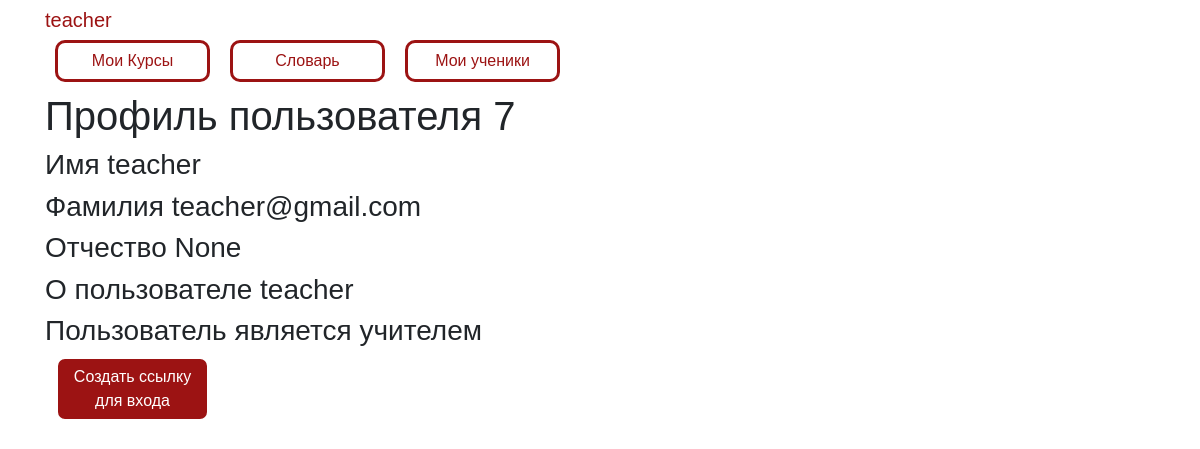
The page /profile/7 (signed in) on the database its author committed.
### data/users.py (models this page shows, shortened)
class User(SqlAlchemyBase, UserMixin, SerializerMixin):
    __tablename__ = 'users'
    id = sqlalchemy.Column(sqlalchemy.Integer,
                           primary_key=True, autoincrement=True)
    name = sqlalchemy.Column(sqlalchemy.String, nullable=True)
    last_name = sqlalchemy.Column(sqlalchemy.String, nullable=True)
    patronymic = sqlalchemy.Column(sqlalchemy.String, nullable=True)
    email = sqlalchemy.Column(sqlalchemy.String,
                              index=True, unique=True, nullable=True)
    about = sqlalchemy.Column(sqlalchemy.String, nullable=True)
    hashed_password = sqlalchemy.Column(sqlalchemy.String, nullable=True)
    teacher = sqlalchemy.Column(sqlalchemy.Boolean, nullable=True)
    creator = sqlalchemy.Column(sqlalchemy.Integer, nullable=True)
    courses = orm.relation("Courses",
                           secondary="users_to_course",
                           backref="users")
    words = orm.relation("Words", back_populates='user')
    hash_token = sqlalchemy.Column(sqlalchemy.Integer, nullable=True, unique=True)

### main.py (the view)
@app.route('/profile/<int:user_id>', methods=['GET', 'POST'])
def user_profile(user_id):
    db_sess = db_session.create_session()
    if current_user.id == user_id:
        return render_template('profile.html', user=current_user, is_owner=1)
    profile_user = db_sess.query(User).get(user_id)
    return render_template('profile.html', user=profile_user, is_owner=0)

### data/db_session.py (called while the page is built)
def create_session() -> Session:
    global __factory
    return __factory()

### main.py (called while the page is built)
@login_manager.user_loader
def load_user(user_id):
    db_sess = db_session.create_session()
    return db_sess.query(User).get(user_id)

### templates/profile.html
{% extends "base.html" %}
{% block content %}
<h1>Профиль пользователя {{ user.id }}</h1>
<h3>Имя {{ user.name }}</h3>
<h3>Фамилия {{ user.last_name }}</h3>
<h3>Отчество {{ user.patronymic }}</h3>
<h3>О пользователе {{ user.about }}</h3>
{% if user.teacher %}
<h3>Пользователь является учителем</h3>
{% else %}
<h3>Пользователь является учеником</h3>
{% endif %}
{% if is_owner %}
<a href="/change_profile" class="btn btn-primary">Изменить аккаунт</a>
<a href="/logout" class="btn btn-primary">Выйти из аккаунта</a>
<a href="/delete_user/{{ user.id }}" class="btn btn-primary">Удалить аккаунт</a>
{% else %}
    {% if current_user.id == user.creator %}
        <a class="btn btn-primary" href="/generate_link/{{ user.id }}">Создать ссылку для входа</a>
    {% endif %}
{% endif %}
{% endblock %}

### templates/base.html (shortened to what this page needs)
<!doctype html>
<html lang="en">
<head>
    <link rel="stylesheet"
          href="https://stackpath.bootstrapcdn.com/bootstrap/4.4.1/css/bootstrap.min.css"
>
    <link href="{{ url_for('static', filename='/style.css') }}" rel="stylesheet" />
</head>
<body>
<header class="header">
    <div class="container">
        <div class="header_inner">
            <nav>
                {% if current_user.is_authenticated %}
                <a class="navbar-brand" href="/profile/{{ current_user.id }}">
                    {{ current_user.name}}</a>
                {% endif %}
                {% if current_user.is_authenticated %}
                <div class="nav" id="up buttons">
                    <a id="nav button 1" class="btn btn-white" href="/courses">Мои Курсы</a>
                    <a id="nav button 2" class="btn btn-white" href="/dictionary">Словарь</a>
                    {% if current_user.teacher %}
                    <a id="nav button 3" class="btn btn-white" href="/pupils">Мои ученики</a>
                    {% endif %}
                </div>
                {% endif %}
            </nav>
        </div>
    </div>
</header>
<main role="main" class="container">
    {% block content %}{% endblock %}
</main>
</body>
</html>

### static/style.css (style rules this page uses)
body { font-family: 'Montserrat', sans-serif; font-size: 15px; color: #33; }
.header { width: 100%; top: 0; left: 0; right: 0; z-index: 1000; }
.navbar-brand { color: #9c1313; position: relative; }
.btn { margin: 0 10px; margin-bottom: 10px; width: 155px; }
.btn-primary { display: inline-block; vertical-align: top; color: white; overflow: hidden; text-overflow: ellipsis; background-color: #9c1313; border: solid 3px white; border-radius: 10px; }
.btn-white { display: inline-block; vertical-align: top; color: #9c1313; overflow: hidden; text-overflow: ellipsis; background-color: white; border: solid 3px #9c1313; border-radius: 10px; }

### rows shown on the page
User: name "teacher"
User: id "7", name "teacher", last_name "teacher@gmail.com", patronymic "None", about "teacher"
